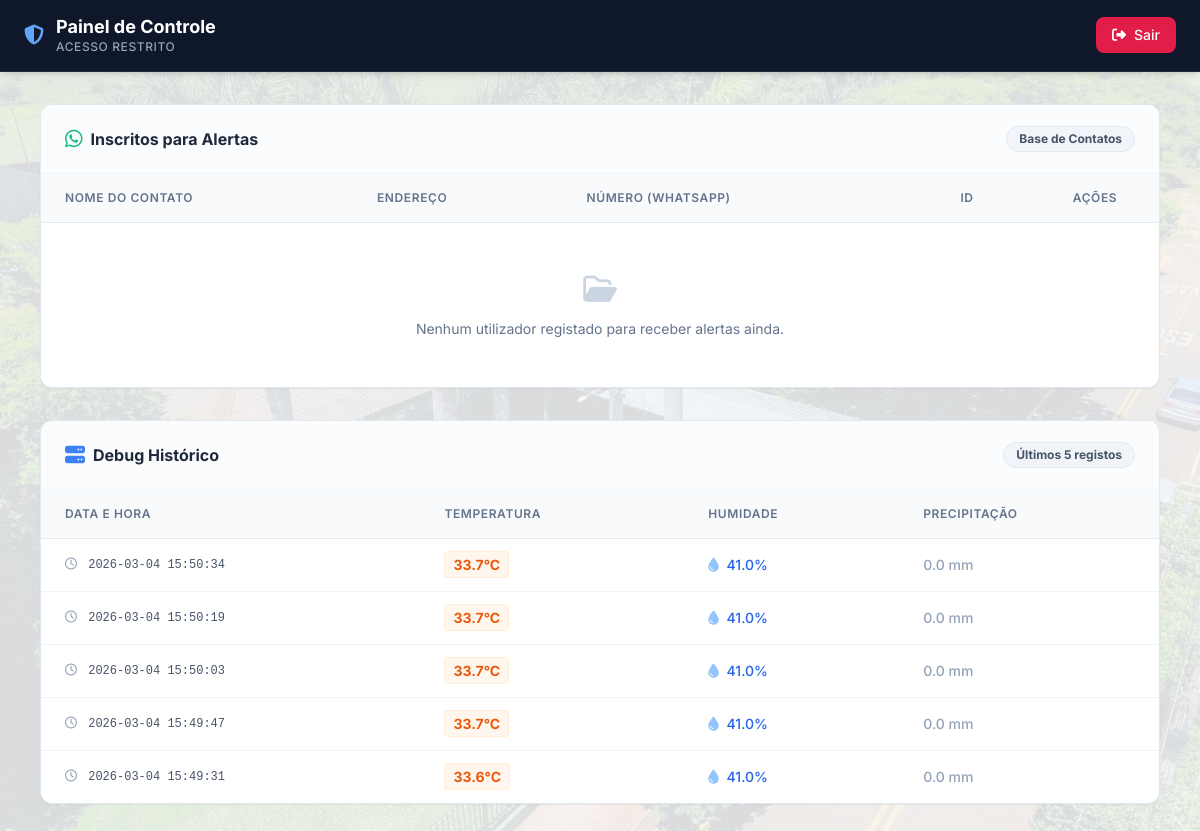
/admin (signed in), run on the app's committed database.
### tables this page shows
CREATE TABLE historico_clima (

        id INTEGER PRIMARY KEY AUTOINCREMENT,

        temp REAL,
        sensacao REAL,
        umidade REAL,
        pressao REAL,

        uv REAL,
        radiacao REAL,

        vento_vel REAL,
        vento_rajada REAL,
        vento_dir REAL,

        chuva_rate REAL,
        chuva_evento REAL,
        chuva_hoje REAL,

        data_hora TEXT
    );

### routes/admin.py (the view)
@admin_routes.route("/admin", methods=["GET", "POST"])
def admin():
    if request.method == "POST":
        if request.form.get("senha") == SENHA_ADMIN:
            session["logado"] = True
            return redirect(url_for("admin.admin"))
        else:
            flash("Senha incorreta!")
    if request.args.get("sair"):
        session.pop("logado", None)
        return redirect(url_for("admin.admin"))
    if not session.get("logado"):
        return render_template("admin_login.html")
    conn = database.get_db()
    usuarios = conn.execute("SELECT * FROM usuarios ORDER BY id DESC").fetchall()
    historico = conn.execute(
        "SELECT * FROM historico_clima ORDER BY id DESC LIMIT 5"
    ).fetchall()
    conn.close()
    return render_template("admin_painel.html", usuarios=usuarios, historico=historico)

### database.py (called while the page is built)
def get_db():
    conn = sqlite3.connect(DATABASE)
    conn.row_factory = sqlite3.Row
    return conn

### templates/admin_painel.html (shortened to what this page needs)
<!DOCTYPE html>
<html lang="pt-BR">
<head>
    <script src="https://cdn.tailwindcss.com"></script>
    <link rel="stylesheet" href="https://cdnjs.cloudflare.com/ajax/libs/font-awesome/6.4.0/css/all.min.css">
    <link rel="stylesheet" href="{{ url_for('static', filename='css/style.css') }}">
</head>
<body class="bg-slate-50 font-['Inter'] text-slate-800 pb-12">
    <nav
        class="bg-slate-900 border-b border-slate-800 px-6 py-4 flex justify-between items-center sticky top-0 z-50 shadow-md">
        <div class="flex items-center gap-3">
            <i class="fa-solid fa-shield-halved text-blue-400 text-xl"></i>
            <div>
                <h1 class="text-lg font-bold text-white leading-tight">Painel de Controle</h1>
                <p class="text-xs font-medium text-slate-400 uppercase tracking-wider">Acesso Restrito</p>
            </div>
        </div>
        <div>
            <a href="/admin?sair=true"
                class="flex items-center gap-2 bg-rose-600 hover:bg-rose-500 text-white px-4 py-2 rounded-lg text-sm font-medium transition-colors shadow-sm">
                <i class="fa-solid fa-right-from-bracket"></i> Sair
            </a>
        </div>
    </nav>
    <main class="max-w-6xl mx-auto px-4 mt-8 space-y-8">
        <div class="bg-white border border-slate-200 rounded-xl shadow-sm overflow-hidden">
            <div class="px-6 py-5 border-b border-slate-100 bg-slate-50/50 flex justify-between items-center">
                <h3 class="text-base font-bold text-slate-800 flex items-center gap-2">
                    <i class="fa-brands fa-whatsapp text-emerald-500 text-xl"></i>
                    Inscritos para Alertas
                </h3>
                <span
                    class="bg-slate-100 text-slate-600 text-xs font-bold px-3 py-1 rounded-full border border-slate-200">
                    Base de Contatos
                </span>
            </div>
            <div class="overflow-x-auto">
                <table class="w-full text-left border-collapse">
                    <thead>
                        <tr class="bg-slate-50 text-slate-500 text-xs uppercase tracking-wider">
                            <th class="px-6 py-4 font-semibold border-b border-slate-200">Nome do Contato</th>
                            <th class="px-6 py-4 font-semibold border-b border-slate-200">Endereço</th>
                            <th class="px-6 py-4 font-semibold border-b border-slate-200">Número (WhatsApp)</th>
                            <th class="px-6 py-4 font-semibold border-b border-slate-200 w-32 text-center">ID</th>
                            <th class="px-6 py-4 font-semibold border-b border-slate-200 w-32 text-center">Ações</th>
                        </tr>
                    </thead>
                    <tbody class="divide-y divide-slate-100 text-sm">
                        {% for row in usuarios %}
                        <tr class="hover:bg-slate-50/80 transition-colors">
                            <td class="px-6 py-4 font-medium text-slate-800">
                                <i class="fa-regular fa-user text-slate-400 mr-2"></i> {{ row['nome'] }}
                            </td>
                            <td class="px-6 py-4 text-slate-600">
                                <i class="fa-solid fa-location-dot text-slate-400 mr-1"></i> {{ row['endereco'] }}
                            </td>
                            <td class="px-6 py-4 text-slate-600 font-mono">
                                {{ row['telefone'] }}
                            </td>
                            <td class="px-6 py-4 text-center">
                                <span
                                    class="bg-blue-50 text-blue-700 text-xs font-bold px-2 py-1 rounded border border-blue-100">
                                    #{{ row['id'] }}
                                </span>
                            </td>
                            <td class="px-6 py-4 text-center">
                                <a href="/admin/deletar/{{ row['id'] }}"
                                    onclick="return confirm('Apagar este utilizador?')"
                                    class="bg-rose-500 hover:bg-rose-600 text-white text-xs px-3 py-1 rounded shadow-sm">
                                    <i class="fa-solid fa-trash"></i>
                                </a>
                            </td>
                        </tr>
                        {% else %}
                        <tr>
                            <td colspan="5" class="px-6 py-12 text-center text-slate-500">
                                <i class="fa-regular fa-folder-open text-3xl text-slate-300 mb-3 block"></i>
                                Nenhum utilizador registado para receber alertas ainda.
                            </td>
                        </tr>
                        {% endfor %}
                    </tbody>
                </table>
            </div>
        </div>
        <div class="bg-white border border-slate-200 rounded-xl shadow-sm overflow-hidden">
            <div class="px-6 py-5 border-b border-slate-100 bg-slate-50/50 flex justify-between items-center">
                <h3 class="text-base font-bold text-slate-800 flex items-center gap-2">
                    <i class="fa-solid fa-server text-blue-500 text-xl"></i>
                    Debug Histórico
                </h3>
                <span
                    class="bg-slate-100 text-slate-600 text-xs font-bold px-3 py-1 rounded-full border border-slate-200">
                    Últimos 5 registos
                </span>
            </div>
            <div class="overflow-x-auto">
                <table class="w-full text-left border-collapse">
                    <thead>
                        <tr class="bg-slate-50 text-slate-500 text-xs uppercase tracking-wider">
                            <th class="px-6 py-4 font-semibold border-b border-slate-200">Data e Hora</th>
                            <th class="px-6 py-4 font-semibold border-b border-slate-200">Temperatura</th>
                            <th class="px-6 py-4 font-semibold border-b border-slate-200">Humidade</th>
                            <th class="px-6 py-4 font-semibold border-b border-slate-200">Precipitação</th>
                        </tr>
                    </thead>
                    <tbody class="divide-y divide-slate-100 text-sm">
                        {% for row in historico %}
                        <tr class="hover:bg-slate-50/80 transition-colors">
                            <td class="px-6 py-4 text-slate-600 font-mono text-xs">
                                <i class="fa-regular fa-clock text-slate-400 mr-1"></i> {{ row['data_hora'] }}
                            </td>
                            <td class="px-6 py-4">
                                <span
                                    class="font-bold text-orange-600 bg-orange-50 px-2 py-1 rounded border border-orange-100">
                                    {{ row['temp'] }}°C
                                </span>
                            </td>
                            <td class="px-6 py-4 text-blue-600 font-medium">
                                <i class="fa-solid fa-droplet text-blue-300 mr-1"></i> {{ row['umidade'] }}%
                            </td>
                            <td class="px-6 py-4 text-slate-700 font-medium">
                                {% if row['chuva_hoje'] > 0 %}
                                <span class="text-blue-600">{{ row['chuva_hoje'] }} mm</span>
                                {% else %}
                                <span class="text-slate-400">{{ row['chuva_hoje'] }} mm</span>
                                {% endif %}
                            </td>
                        </tr>
                        {% endfor %}
                    </tbody>
                </table>
            </div>
        </div>
    </main>
</body>
</html>

### static/css/style.css (style rules this page uses)
body { font-family: 'Inter', sans-serif; color: #334155; background-color: #f8fafc; background-image: linear-gradient(rgba(248, 250, 252, 0.88), rgba(248, 250, 252, 0.88)), url('../background.jpg'); background-size: cover; background-position: center; background-attachment: fixed; background-repeat: no-repeat; }

### data on the page
historico_clima: data_hora "2026-03-04 15:50:34", temp "33.7", umidade "41.0", chuva_hoje "0.0"
historico_clima: data_hora "2026-03-04 15:50:19", temp "33.7", umidade "41.0", chuva_hoje "0.0"
historico_clima: data_hora "2026-03-04 15:50:03", temp "33.7", umidade "41.0", chuva_hoje "0.0"
historico_clima: data_hora "2026-03-04 15:49:47", temp "33.7", umidade "41.0", chuva_hoje "0.0"
historico_clima: data_hora "2026-03-04 15:49:31", temp "33.6", umidade "41.0", chuva_hoje "0.0"
